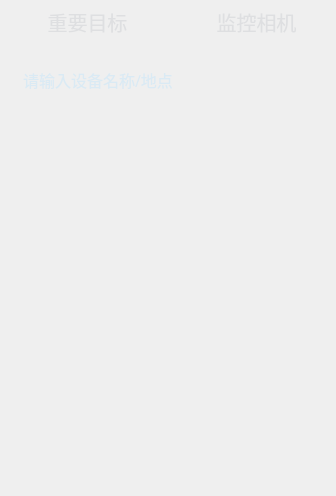
<?xml version="1.0" encoding="UTF-8"?>
<ui version="4.0">
 <class>WidgetTargetInfo</class>
 <widget class="QWidget" name="WidgetTargetInfo">
  <property name="geometry">
   <rect>
    <x>0</x>
    <y>0</y>
    <width>336</width>
    <height>496</height>
   </rect>
  </property>
  <property name="sizePolicy">
   <sizepolicy hsizetype="Fixed" vsizetype="Fixed">
    <horstretch>0</horstretch>
    <verstretch>0</verstretch>
   </sizepolicy>
  </property>
  <property name="windowTitle">
   <string>WidgetTargetInfo</string>
  </property>
  <layout class="QVBoxLayout" name="verticalLayout_3">
   <property name="spacing">
    <number>0</number>
   </property>
   <property name="leftMargin">
    <number>0</number>
   </property>
   <property name="topMargin">
    <number>0</number>
   </property>
   <property name="rightMargin">
    <number>0</number>
   </property>
   <property name="bottomMargin">
    <number>0</number>
   </property>
   <item>
    <widget class="QWidget" name="widgetback" native="true">
     <property name="styleSheet">
      <string notr="true">#widgetback {border-image: url(:/UI/back/targetback.png);}</string>
     </property>
     <layout class="QVBoxLayout" name="verticalLayout" stretch="56,1,582">
      <property name="spacing">
       <number>0</number>
      </property>
      <property name="leftMargin">
       <number>0</number>
      </property>
      <property name="topMargin">
       <number>0</number>
      </property>
      <property name="rightMargin">
       <number>0</number>
      </property>
      <property name="bottomMargin">
       <number>0</number>
      </property>
      <item>
       <widget class="QWidget" name="widget_2" native="true">
        <property name="sizePolicy">
         <sizepolicy hsizetype="Preferred" vsizetype="Expanding">
          <horstretch>0</horstretch>
          <verstretch>0</verstretch>
         </sizepolicy>
        </property>
        <property name="minimumSize">
         <size>
          <width>0</width>
          <height>30</height>
         </size>
        </property>
        <layout class="QHBoxLayout" name="horizontalLayout" stretch="40,116,72,116,32">
         <property name="spacing">
          <number>1</number>
         </property>
         <property name="leftMargin">
          <number>0</number>
         </property>
         <property name="topMargin">
          <number>0</number>
         </property>
         <property name="rightMargin">
          <number>0</number>
         </property>
         <property name="bottomMargin">
          <number>0</number>
         </property>
         <item>
          <spacer name="horizontalSpacer">
           <property name="orientation">
            <enum>Qt::Horizontal</enum>
           </property>
           <property name="sizeHint" stdset="0">
            <size>
             <width>40</width>
             <height>20</height>
            </size>
           </property>
          </spacer>
         </item>
         <item>
          <widget class="LabelClick" name="btnImportance">
           <property name="font">
            <font>
             <family>思源黑体 CN</family>
             <pointsize>15</pointsize>
            </font>
           </property>
           <property name="styleSheet">
            <string notr="true">color: rgb(222, 223, 225)</string>
           </property>
           <property name="text">
            <string>重要目标</string>
           </property>
           <property name="alignment">
            <set>Qt::AlignCenter</set>
           </property>
          </widget>
         </item>
         <item>
          <widget class="QLabel" name="label_3">
           <property name="styleSheet">
            <string notr="true">image: url(:/UI/image/spliteLine.png);</string>
           </property>
           <property name="text">
            <string/>
           </property>
          </widget>
         </item>
         <item>
          <widget class="LabelClick" name="btnCamera">
           <property name="font">
            <font>
             <family>思源黑体 CN</family>
             <pointsize>15</pointsize>
            </font>
           </property>
           <property name="styleSheet">
            <string notr="true">color: rgb(222, 223, 225)</string>
           </property>
           <property name="text">
            <string>监控相机</string>
           </property>
           <property name="alignment">
            <set>Qt::AlignCenter</set>
           </property>
          </widget>
         </item>
         <item>
          <spacer name="horizontalSpacer_2">
           <property name="orientation">
            <enum>Qt::Horizontal</enum>
           </property>
           <property name="sizeHint" stdset="0">
            <size>
             <width>40</width>
             <height>20</height>
            </size>
           </property>
          </spacer>
         </item>
        </layout>
       </widget>
      </item>
      <item>
       <widget class="QLabel" name="label_2">
        <property name="minimumSize">
         <size>
          <width>0</width>
          <height>2</height>
         </size>
        </property>
        <property name="maximumSize">
         <size>
          <width>16777215</width>
          <height>2</height>
         </size>
        </property>
        <property name="styleSheet">
         <string notr="true">border-image: url(:/UI/image/spliteType2.png);</string>
        </property>
        <property name="text">
         <string/>
        </property>
       </widget>
      </item>
      <item>
       <widget class="QWidget" name="widget_3" native="true">
        <layout class="QVBoxLayout" name="verticalLayout_2" stretch="6,42,4,520">
         <property name="spacing">
          <number>0</number>
         </property>
         <property name="leftMargin">
          <number>10</number>
         </property>
         <property name="rightMargin">
          <number>10</number>
         </property>
         <item>
          <spacer name="verticalSpacer">
           <property name="orientation">
            <enum>Qt::Vertical</enum>
           </property>
           <property name="sizeType">
            <enum>QSizePolicy::Preferred</enum>
           </property>
           <property name="sizeHint" stdset="0">
            <size>
             <width>20</width>
             <height>40</height>
            </size>
           </property>
          </spacer>
         </item>
         <item>
          <widget class="QWidget" name="widgetSearch" native="true">
           <property name="minimumSize">
            <size>
             <width>0</width>
             <height>40</height>
            </size>
           </property>
           <property name="styleSheet">
            <string notr="true">#widgetSearch {border-image: url(:/UI/image/camsearchrect.png);}</string>
           </property>
           <layout class="QHBoxLayout" name="horizontalLayout_2">
            <item>
             <widget class="QLineEdit" name="lineEdit">
              <property name="font">
               <font>
                <family>思源黑体 CN</family>
                <pointsize>12</pointsize>
               </font>
              </property>
              <property name="styleSheet">
               <string notr="true">color: rgba(170, 221, 255, 78);
background:transparent;border-width:0;border-style:outset</string>
              </property>
              <property name="text">
               <string>请输入设备名称/地点</string>
              </property>
             </widget>
            </item>
            <item>
             <widget class="QPushButton" name="btnSearchCamera">
              <property name="minimumSize">
               <size>
                <width>19</width>
                <height>19</height>
               </size>
              </property>
              <property name="styleSheet">
               <string notr="true">background:transparent;border-width:0;border-style:outset</string>
              </property>
              <property name="text">
               <string/>
              </property>
              <property name="icon">
               <iconset resource="MultiLargeScreen.qrc">
                <normaloff>:/UI/icon/searchicon.png</normaloff>:/UI/icon/searchicon.png</iconset>
              </property>
              <property name="iconSize">
               <size>
                <width>16</width>
                <height>16</height>
               </size>
              </property>
             </widget>
            </item>
           </layout>
          </widget>
         </item>
         <item>
          <spacer name="verticalSpacer_2">
           <property name="orientation">
            <enum>Qt::Vertical</enum>
           </property>
           <property name="sizeType">
            <enum>QSizePolicy::Preferred</enum>
           </property>
           <property name="sizeHint" stdset="0">
            <size>
             <width>20</width>
             <height>40</height>
            </size>
           </property>
          </spacer>
         </item>
         <item>
          <widget class="QWidget" name="widget" native="true">
           <property name="styleSheet">
            <string notr="true"/>
           </property>
          </widget>
         </item>
        </layout>
       </widget>
      </item>
     </layout>
     <zorder>widget_3</zorder>
     <zorder>widget_2</zorder>
     <zorder>label_2</zorder>
    </widget>
   </item>
  </layout>
 </widget>
 <layoutdefault spacing="6" margin="11"/>
 <customwidgets>
  <customwidget>
   <class>LabelClick</class>
   <extends>QLabel</extends>
   <header location="global">labelclick.h</header>
  </customwidget>
 </customwidgets>
 <resources>
  <include location="MultiLargeScreen.qrc"/>
 </resources>
 <connections/>
</ui>
